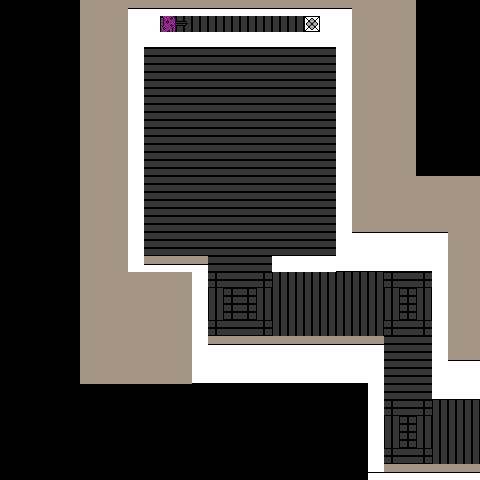

This is a level from a 2D game, rendered from its Tiled map with the project's own tilesets. A one-line summary and the complete map file follow:
An orthogonal 30x30 tile map with 16x16 px tiles, 3 tile layers (Tile Layer 1, Tile Layer 3, Tile Layer 2), 5 tilesets.

<map version="1.10" tiledversion="1.10.1" orientation="orthogonal" renderorder="right-down" width="30" height="30" tilewidth="16" tileheight="16" infinite="0" nextlayerid="4" nextobjectid="1">
 <tileset firstgid="1" source="ground tlst6.tsx" />
 <tileset firstgid="55" source="building tileset0.tsx" />
 <tileset firstgid="325" source="ground tlst2.tsx" />
 <tileset firstgid="379" source="building tileset1.tsx" />
 <tileset firstgid="467" source="temporal fighters.tsx" />
 <layer id="1" name="Tile Layer 1" width="30" height="30">
  <data encoding="csv">
0,0,0,0,0,325,325,325,325,325,325,325,325,325,325,325,325,325,325,325,325,325,325,325,325,325,0,0,0,0,
0,0,0,0,0,325,325,325,325,84,6,6,6,6,6,6,6,6,6,0,84,325,325,325,325,325,0,0,0,0,
0,0,0,0,0,325,325,325,325,66,66,66,66,66,66,66,66,66,66,66,66,325,325,325,325,325,0,0,0,0,
0,0,0,0,0,325,325,325,325,21,21,21,21,21,21,21,21,21,21,21,21,325,325,325,325,325,0,0,0,0,
0,0,0,0,0,325,325,325,325,21,21,21,21,21,21,21,21,21,21,21,21,325,325,325,325,325,0,0,0,0,
0,0,0,0,0,325,325,325,325,21,21,21,21,21,21,21,21,21,21,21,21,325,325,325,325,325,0,0,0,0,
0,0,0,0,0,325,325,325,325,21,21,21,21,21,21,21,21,21,21,21,21,325,325,325,325,325,0,0,0,0,
0,0,0,0,0,325,325,325,325,21,21,21,21,21,21,21,21,21,21,21,21,325,325,325,325,325,0,0,0,0,
0,0,0,0,0,325,325,325,325,21,21,21,21,21,21,21,21,21,21,21,21,325,325,325,325,325,0,0,0,0,
0,0,0,0,0,325,325,325,325,21,21,21,21,21,21,21,21,21,21,21,21,325,325,325,325,325,0,0,0,0,
0,0,0,0,0,325,325,325,325,21,21,21,21,21,21,21,21,21,21,21,21,325,325,325,325,325,0,0,0,0,
0,0,0,0,0,325,325,325,325,21,21,21,21,21,21,21,21,21,21,21,21,325,325,325,325,325,325,325,325,325,
0,0,0,0,0,325,325,325,325,21,21,21,21,21,21,21,21,21,21,21,21,325,325,325,325,325,325,325,325,325,
0,0,0,0,0,325,325,325,325,21,21,21,21,21,21,21,21,21,21,21,21,325,325,325,325,325,325,325,325,325,
0,0,0,0,0,325,325,325,325,21,21,21,21,21,21,21,21,21,21,21,21,325,325,325,325,325,325,325,325,325,
0,0,0,0,0,325,325,325,325,21,21,21,21,21,21,21,21,21,21,21,21,325,325,325,325,325,325,325,325,325,
0,0,0,0,0,325,325,325,325,325,325,325,325,21,21,21,21,325,325,325,325,325,325,325,325,325,325,325,325,325,
0,0,0,0,0,325,325,325,325,325,325,325,325,53,21,21,53,6,6,6,6,6,6,6,53,21,53,325,325,325,
0,0,0,0,0,325,325,325,325,325,325,325,84,6,53,53,6,6,6,6,6,6,6,6,6,53,6,325,325,325,
0,0,0,0,0,325,325,325,325,325,325,325,84,6,53,53,6,6,6,6,6,6,6,6,6,53,6,325,325,325,
0,0,0,0,0,325,325,325,325,325,325,325,84,53,21,21,53,6,6,6,6,6,6,6,53,21,53,325,325,325,
0,0,0,0,0,325,325,325,325,325,325,325,84,325,325,325,325,325,325,325,325,325,325,325,21,21,21,325,325,325,
0,0,0,0,0,325,325,325,325,325,325,325,84,325,325,325,325,325,325,325,325,325,325,84,21,21,21,325,325,325,
0,0,0,0,0,325,325,325,325,325,325,325,66,325,325,325,325,325,325,325,325,325,325,84,21,21,21,325,325,325,
0,0,0,0,0,0,0,0,0,0,0,0,0,0,0,0,0,0,0,0,0,0,0,84,21,21,21,66,66,66,
0,0,0,0,0,0,0,0,0,0,0,0,0,0,0,0,0,0,0,0,0,0,0,84,53,21,53,6,6,6,
0,0,0,0,0,0,0,0,0,0,0,0,0,0,0,0,0,0,0,0,0,0,0,84,6,53,6,6,6,6,
0,0,0,0,0,0,0,0,0,0,0,0,0,0,0,0,0,0,0,0,0,0,0,84,6,53,6,6,6,6,
0,0,0,0,0,0,0,0,0,0,0,0,0,0,0,0,0,0,0,0,0,0,0,84,53,21,53,6,6,6,
0,0,0,0,0,0,0,0,0,0,0,0,0,0,0,0,0,0,0,0,0,0,0,84,325,325,325,325,325,325
</data>
 </layer>
 <layer id="3" name="Tile Layer 3" width="30" height="30" offsetx="0" offsety="-5">
  <data encoding="csv">
0,0,0,0,0,0,0,0,0,0,0,0,0,0,0,0,0,0,0,0,0,0,0,0,0,0,0,0,0,0,
0,0,0,0,0,0,0,0,0,0,2684355035,2684355031,0,0,0,0,0,0,0,0,0,0,0,0,0,0,0,0,0,0,
0,0,0,0,0,0,0,0,0,0,1610613211,0,0,0,0,0,0,0,0,0,0,0,0,0,0,0,0,0,0,0,
0,0,0,0,0,0,0,0,0,0,0,0,0,0,0,0,0,0,0,0,0,0,0,0,0,0,0,0,0,0,
0,0,0,0,0,0,0,0,0,0,0,0,0,0,0,0,0,0,0,0,0,0,0,0,0,0,0,0,0,0,
0,0,0,0,0,0,0,0,0,0,0,0,0,0,0,0,0,0,0,0,0,0,0,0,0,0,0,0,0,0,
0,0,0,0,0,0,0,0,0,0,0,0,0,0,0,0,0,0,0,0,0,0,0,0,0,0,0,0,0,0,
0,0,0,0,0,0,0,0,0,0,0,0,0,0,0,0,0,0,0,0,0,0,0,0,0,0,0,0,0,0,
0,0,0,0,0,0,0,0,0,0,0,0,0,0,0,0,0,0,0,0,0,0,0,0,0,0,0,0,0,0,
0,0,0,0,0,0,0,0,0,0,0,0,0,0,0,0,0,0,0,0,0,0,0,0,0,0,0,0,0,0,
0,0,0,0,0,0,0,0,0,0,0,0,0,0,0,0,0,0,0,0,0,0,0,0,0,0,0,0,0,0,
0,0,0,0,0,0,0,0,0,0,0,0,0,0,0,0,0,0,0,0,0,0,0,0,0,0,0,0,0,0,
0,0,0,0,0,0,0,0,0,0,0,0,0,0,0,0,0,0,0,0,0,0,0,0,0,0,0,0,0,0,
0,0,0,0,0,0,0,0,0,0,0,0,0,0,0,0,0,0,0,0,0,0,0,0,0,0,0,0,0,0,
0,0,0,0,0,0,0,0,0,0,0,0,0,0,0,0,0,0,0,0,0,0,0,0,0,0,0,0,0,0,
0,0,0,0,0,0,0,0,0,0,0,0,0,0,0,0,0,0,0,0,0,0,0,0,0,0,0,0,0,0,
0,0,0,0,0,0,0,0,0,0,0,0,0,0,0,0,0,0,0,0,0,0,0,0,0,0,0,0,0,0,
0,0,0,0,0,0,0,0,0,0,0,0,0,0,0,0,0,0,0,0,0,0,0,0,0,0,0,0,0,0,
0,0,0,0,0,0,0,0,0,0,0,0,0,0,0,0,0,0,0,0,0,0,0,0,0,0,0,0,0,0,
0,0,0,0,0,0,0,0,0,0,0,0,0,0,0,0,0,0,0,0,0,0,0,0,0,0,0,0,0,0,
0,0,0,0,0,0,0,0,0,0,0,0,0,0,0,0,0,0,0,0,0,0,0,0,0,0,0,0,0,0,
0,0,0,0,0,0,0,0,0,0,0,0,0,0,0,0,0,0,0,0,0,0,0,0,0,0,0,0,0,0,
0,0,0,0,0,0,0,0,0,0,0,0,0,0,0,0,0,0,0,0,0,0,0,0,0,0,0,0,0,0,
0,0,0,0,0,0,0,0,0,0,0,0,0,0,0,0,0,0,0,0,0,0,0,0,0,0,0,0,0,0,
0,0,0,0,0,0,0,0,0,0,0,0,0,0,0,0,0,0,0,0,0,0,0,0,0,0,0,0,0,0,
0,0,0,0,0,0,0,0,0,0,0,0,0,0,0,0,0,0,0,0,0,0,0,0,0,0,0,0,0,0,
0,0,0,0,0,0,0,0,0,0,0,0,0,0,0,0,0,0,0,0,0,0,0,0,0,0,0,0,0,0,
0,0,0,0,0,0,0,0,0,0,0,0,0,0,0,0,0,0,0,0,0,0,0,0,0,0,0,0,0,0,
0,0,0,0,0,0,0,0,0,0,0,0,0,0,0,0,0,0,0,0,0,0,0,0,0,0,0,0,0,0,
0,0,0,0,0,0,0,0,0,0,0,0,0,0,0,0,0,0,0,0,0,0,0,0,0,0,0,0,0,0
</data>
 </layer>
 <layer id="2" name="Tile Layer 2" width="30" height="30">
  <data encoding="csv">
0,0,0,0,0,0,0,0,75,75,75,75,75,75,75,75,75,75,75,75,75,75,0,0,0,0,0,0,0,0,
0,0,0,0,0,0,0,0,84,0,0,0,0,0,0,0,0,0,0,408,0,84,0,0,0,0,0,0,0,0,
0,0,0,0,0,0,0,0,84,0,66,0,0,0,0,0,0,0,0,0,0,84,0,0,0,0,0,0,0,0,
0,0,0,0,0,0,0,0,84,0,0,0,0,0,0,0,0,0,0,0,0,84,0,0,0,0,0,0,0,0,
0,0,0,0,0,0,0,0,84,0,0,0,0,0,0,0,0,0,0,0,0,84,0,0,0,0,0,0,0,0,
0,0,0,0,0,0,0,0,84,0,0,0,0,0,0,0,0,0,0,0,0,84,0,0,0,0,0,0,0,0,
0,0,0,0,0,0,0,0,84,0,0,0,0,0,0,0,0,0,0,0,0,84,0,0,0,0,0,0,0,0,
0,0,0,0,0,0,0,0,84,0,0,0,0,0,0,0,0,0,0,0,0,84,0,0,0,0,0,0,0,0,
0,0,0,0,0,0,0,0,84,0,0,0,0,0,0,0,0,0,0,0,0,84,0,0,0,0,0,0,0,0,
0,0,0,0,0,0,0,0,84,0,0,0,0,0,0,0,0,0,0,0,0,84,0,0,0,0,0,0,0,0,
0,0,0,0,0,0,0,0,84,0,0,0,0,0,0,0,0,0,0,0,0,84,0,0,0,0,0,0,0,0,
0,0,0,0,0,0,0,0,84,0,0,0,0,0,0,0,0,0,0,0,0,84,0,0,0,0,0,0,0,0,
0,0,0,0,0,0,0,0,84,0,0,0,0,0,0,0,0,0,0,0,0,84,0,0,0,0,0,0,0,0,
0,0,0,0,0,0,0,0,84,0,0,0,0,0,0,0,0,0,0,0,0,84,0,0,0,0,0,0,0,0,
0,0,0,0,0,0,0,0,84,0,0,0,0,0,0,0,0,0,0,0,0,84,75,75,75,75,75,75,0,0,
0,0,0,0,0,0,0,0,84,0,0,0,0,0,0,0,0,0,0,0,0,84,84,84,84,84,84,84,0,0,
0,0,0,0,0,0,0,0,84,75,75,75,75,0,0,0,0,84,84,84,84,66,66,66,66,66,66,84,0,0,
0,0,0,0,0,0,0,0,0,0,0,0,84,0,0,0,0,0,0,0,0,0,0,0,0,0,0,84,0,0,
0,0,0,0,0,0,0,0,0,0,0,0,0,0,0,0,0,0,0,0,0,0,0,0,0,0,0,84,0,0,
0,0,0,0,0,0,0,0,0,0,0,0,0,0,0,0,0,0,0,0,0,0,0,0,0,0,0,84,0,0,
0,0,0,0,0,0,0,0,0,0,0,0,0,0,0,0,0,0,0,0,0,0,0,0,0,0,0,84,0,0,
0,0,0,0,0,0,0,0,0,0,0,0,0,75,75,75,75,75,75,75,75,75,75,75,0,0,0,84,0,0,
0,0,0,0,0,0,0,0,0,0,0,0,0,84,84,84,84,84,84,84,84,84,84,0,0,0,0,84,75,75,
0,0,0,0,0,0,0,0,0,0,0,0,0,66,66,66,66,66,66,66,66,66,66,0,0,0,0,84,84,84,
0,0,0,0,0,0,0,0,0,0,0,0,0,0,0,0,0,0,0,0,0,0,0,0,0,0,0,0,0,0,
0,0,0,0,0,0,0,0,0,0,0,0,0,0,0,0,0,0,0,0,0,0,0,0,0,0,0,0,0,0,
0,0,0,0,0,0,0,0,0,0,0,0,0,0,0,0,0,0,0,0,0,0,0,0,0,0,0,0,0,0,
0,0,0,0,0,0,0,0,0,0,0,0,0,0,0,0,0,0,0,0,0,0,0,0,0,0,0,0,0,0,
0,0,0,0,0,0,0,0,0,0,0,0,0,0,0,0,0,0,0,0,0,0,0,0,0,0,0,0,0,0,
0,0,0,0,0,0,0,0,0,0,0,0,0,0,0,0,0,0,0,0,0,0,0,75,75,75,75,75,75,75
</data>
 </layer>
</map>
